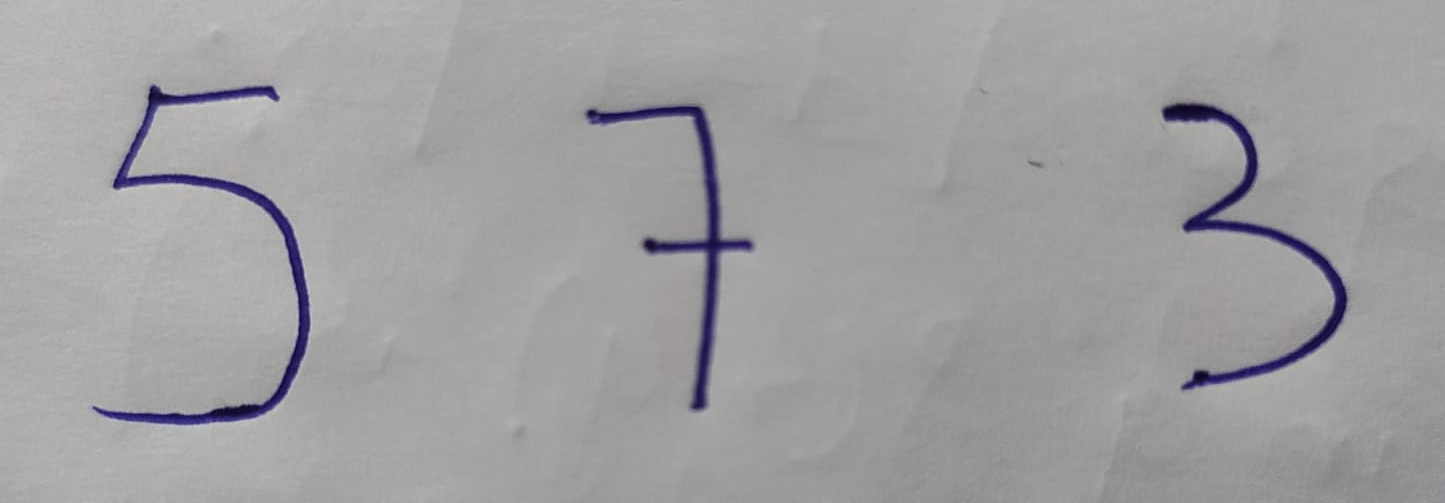
#> input picture 2.jpeg, 1445 x 503 px
$ jupyter execute --allow-errors Main2.ipynb
#> lines starting #> are read from the running program, lines starting #| are printed output that depends on the picture; after the words box and inside, x2 and y2 are one past the last pixel; in counts of white or black regions, pixels touching at a corner belong together
[cell 1]
import cv2
import imutils
from imutils import contours
import matplotlib.pyplot as plt
import matplotlib.image as mpimg
import numpy as np
from skimage import img_as_ubyte, img_as_uint
from skimage.color import rgb2gray
#from keras.models import load_model
import os
#import tensorflow as tf

[cell 2]
img_name = "2.jpeg"#input("Enter the image path")
img_name = os.path.normpath(img_name)
try :
    image = cv2.imread(img_name)
#> image is the input picture: shape (503, 1445, 3); mean B, G, R 161.3, 158.6, 160.4
except :
    print("Enter the correct output")
image = imutils.resize(image, width=1000)
#> image: shape (348, 1000, 3)

gray = cv2.cvtColor(image, cv2.COLOR_BGR2GRAY)
blurred = cv2.fastNlMeansDenoising(gray, (2, 6), 1)
edged = cv2.Canny(blurred, 1, 200, 255)
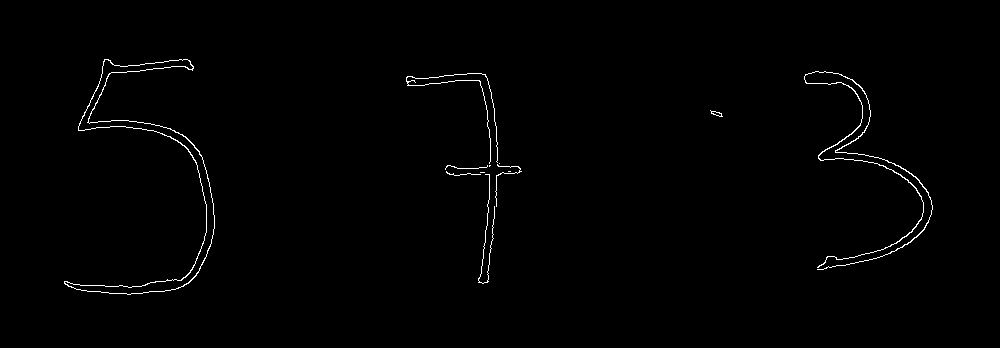
#> edged: shape (348, 1000); 0.82% white in thin lines or dots, all inside (x1, y1, x2, y2) = (64, 59, 933, 295)

#from  skimage import exposure
#contrast_enhanced_image = exposure.equalize_adapthist(blurred, clip_limit=0.03)


ret, thresh1 = cv2.threshold(gray, 0, 100, cv2.THRESH_OTSU | cv2.THRESH_BINARY_INV)
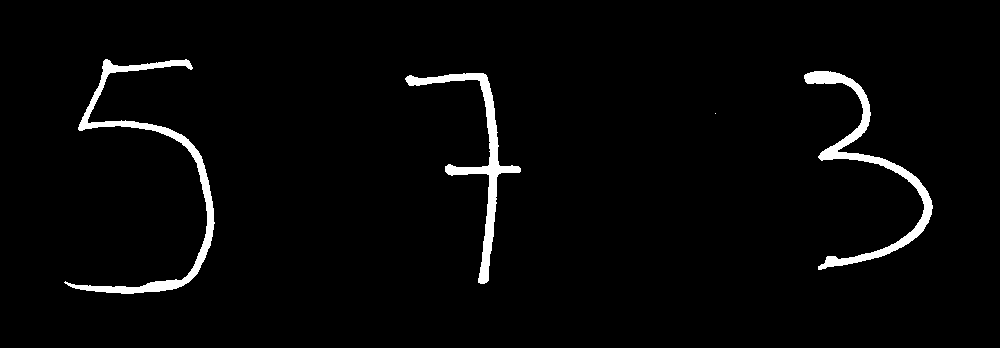
#> thresh1: shape (348, 1000); values 0 (black) and 100 (white), 2.8% white; 4 white regions (1 under 20 px), largest, box (x1, y1, x2, y2) and area: (64, 59, 215, 294) 3616, (804, 71, 933, 270) 3284, (405, 73, 521, 284) 2933
#> ret = 108

rect_kernel = np.ones((15, 15), np.uint8)
#rect_kernel = cv2.getStructuringElement(cv2.MORPH_RECT, (1, 1))

dilation = cv2.dilate(thresh1, rect_kernel, iterations = 4)
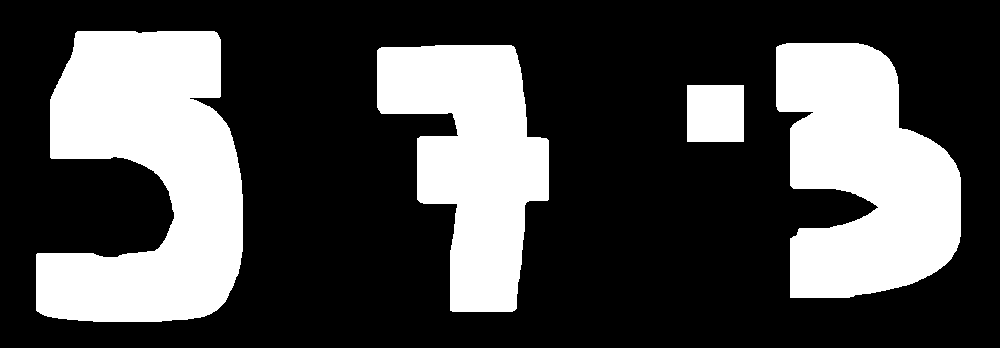
#> dilation: shape (348, 1000); values 0 (black) and 100 (white), 30.3% white; 4 white regions

contours, hierarchy = cv2.findContours(dilation,
            cv2.RETR_EXTERNAL, cv2.CHAIN_APPROX_NONE)
#> contours = 4 contours; box (x1, y1, x2, y2) and area: (36, 31, 243, 322) 40808, (776, 43, 961, 298) 32650, (377, 45, 549, 312) 27352, (687, 85, 744, 142) 3136

im2 = image.copy()
i = 0

splits = []

for cnt in contours:
    x, y, w, h = cv2.boundingRect(cnt)
    splits.append((x, y, w, h))
#> this loop made 4 passes
#> (x, y, w, h) on passes 1 to 4: (687, 85, 57, 57), (377, 45, 172, 267), (776, 43, 185, 255), (36, 31, 207, 291)
#> after the loop, splits = [(687, 85, 57, 57), (377, 45, 172, 267), (776, 43, 185, 255), (36, 31, 207, 291)]

splits.sort(key = lambda x: (x[0], x[1]))

# [14 lines of commented-out code are left out]

[cell 3]
#model = load_model('trained_model3.h5')

[cell 4]
string = []

for x, y, w, h in splits:

    height, width = max(h, w), max(h, w)

    # Drawing a rectangle on copied image
    # rect = cv2.rectangle(image, (x, y), (x + w, y + h), (0, 255, 0), 2)

    image = im2[y:y + h, x:x + w]

    #cv2.imwrite("recog_"+str(i)+".png", cropped)
    image = imutils.resize(image, height = 28, inter=cv2.INTER_CUBIC)
    image = imutils.resize(image, height=28, inter=cv2.INTER_NEAREST_EXACT)
    #image = cv2.bitwise_not(image)
    gray = cv2.cvtColor(image, cv2.COLOR_BGR2GRAY)
    #gray= cv2.bitwise_not(gray)

    img_gray = rgb2gray(gray)
    im_gray_u8 = img_as_ubyte(img_gray)
    im_gray_u16 = img_as_uint(img_gray)

    (thresh, im_binary) = cv2.threshold(im_gray_u8, 1, 100, cv2.THRESH_BINARY_INV | cv2.THRESH_OTSU)

    img_resized = cv2.resize(im_binary,(28,28), interpolation=cv2.INTER_NEAREST_EXACT)

    img = np.zeros((28, 28))
    img_resized = cv2.normalize(img_resized,
                        img, 0, 100, cv2.NORM_MINMAX)

    #im_gray_invert = 255 - img_resized

    #print(im_gray_invert)

    im_final = img_resized.reshape(1,28,28,1)

    #ans = model.predict(im_final)
    # print(ans)
    #ans = np.argmax(ans,axis=1)[0]
    plt.figure(figsize=(4, 4))
    plt.imshow(img_resized, interpolation = "nearest", cmap = plt.cm.gray_r)
    plt.xticks([])
    plt.yticks([])
#> this loop made 4 passes
#> (x, y, w, h, height, width, thresh) on passes 1 to 4: (36, 31, 207, 291, 291, 291, 102), (377, 45, 172, 267, 267, 267, 112), (687, 85, 57, 57, 57, 57, 140), (776, 43, 185, 255, 255, 255, 97)
#> pass 1, `image = im2[y:y + h, x:x + w]`:
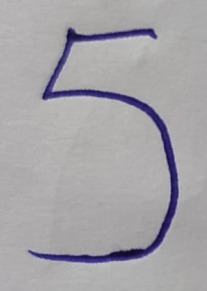
#> image: shape (291, 207, 3); mean B, G, R 167.9, 163.7, 165.6
#> pass 1, `img_resized = cv2.resize(im_binary,(28,28), interpolation=cv2.INTER_NE..`:
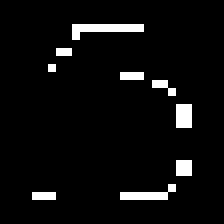
#> img_resized: shape (28, 28) (shown 8 times larger); values 0 (black) and 100 (white), 5% white in thin lines or dots, all inside (x1, y1, x2, y2) = (4, 3, 24, 25)
#> pass 2, `image = im2[y:y + h, x:x + w]`:
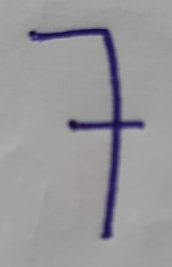
#> image: shape (267, 172, 3); mean B, G, R 155.1, 151, 153.2
#> after the loop:
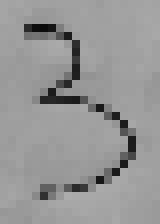
#> gray: shape (28, 20) (shown 8 times larger); min 11, max 172, mean 149.9
#> after the loop:
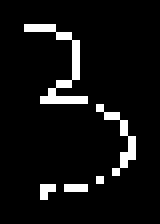
#> im_binary: shape (28, 20) (shown 8 times larger); values 0 (black) and 100 (white), 6.8% white in thin lines or dots, all inside (x1, y1, x2, y2) = (3, 3, 17, 25)
#> after the loop:
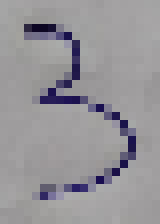
#> image: shape (28, 20, 3) (shown 8 times larger); mean B, G, R 153, 148.6, 150.7
    # plt.savefig("recog" + str(x))
    #string.append(ans)
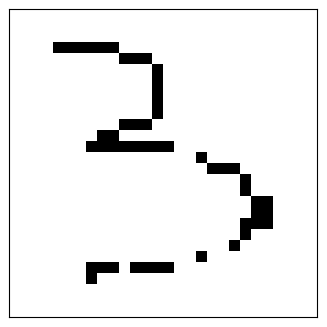
#> figure drawn by matplotlib, 1 panel

[cell 5]
print(string)

[cell 6]
from pydub import AudioSegment
from pydub.playback import play
import os.path

#> (the rest of this cell did not finish here and is left out)

[cell 7]
import time

for i in string :
    play(audio[i])
    print("play digit "+ str(i))
    time.sleep(0.5)

print("the given digit string contains ",*(string), sep = "")

$ run again, with 1.jpeg copied over 2.jpeg
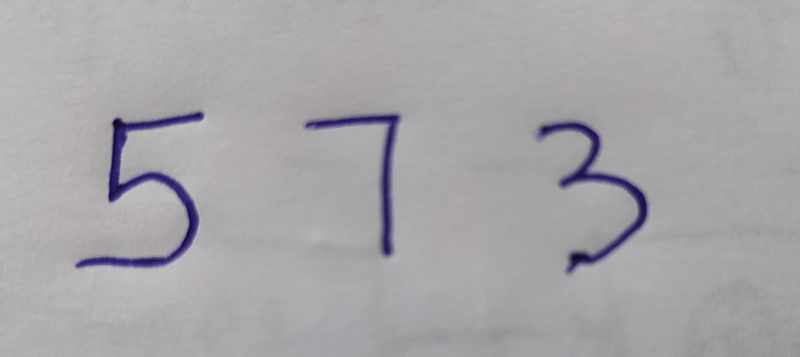
#> input picture 1.jpeg, 1600 x 713 px (shown at 1/2 size)
#> image is the input picture: shape (713, 1600, 3); mean B, G, R 168.4, 164.9, 167.2
#> `edged = cv2.Canny(blurred, 1, 200, 255)`:
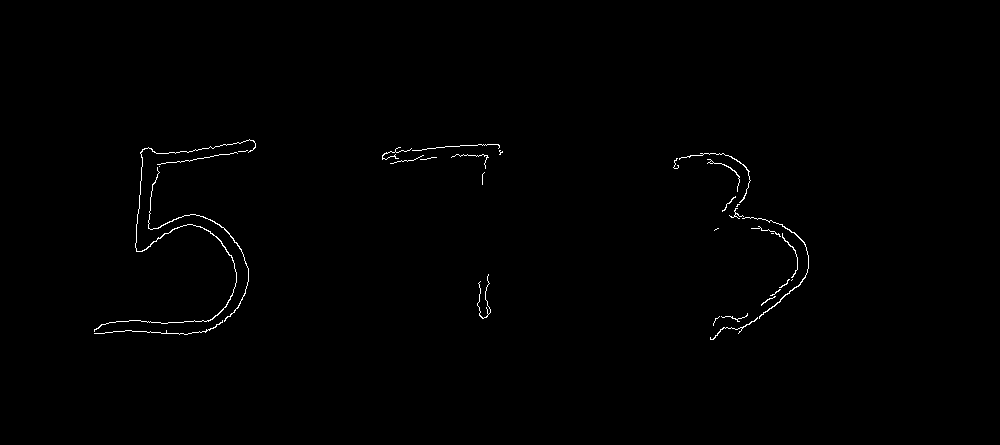
#> edged: shape (445, 1000); 0.51% white in thin lines or dots, all inside (x1, y1, x2, y2) = (94, 139, 809, 340)
#> thresh1: shape (445, 1000); values 0 (black) and 100 (white), 3% white; 3 white regions, box (x1, y1, x2, y2) and area: (95, 139, 255, 334) 5636, (672, 151, 810, 341) 4579, (381, 142, 500, 320) 3289
#> ret = 117
#> dilation: shape (445, 1000); values 0 (black) and 100 (white), 22.1% white; 3 white regions
#> contours = 3 contours; box (x1, y1, x2, y2) and area: (67, 111, 283, 362) 40778, (644, 123, 838, 369) 32817, (353, 114, 528, 348) 23494
#> the loop `for cnt in contours:` made 3 passes
#> (x, y, w, h) on passes 1 to 3: (644, 123, 194, 246), (353, 114, 175, 234), (67, 111, 216, 251)
#> after the loop `for cnt in contours:`: splits = [(644, 123, 194, 246), (353, 114, 175, 234), (67, 111, 216, 251)]
#> the loop `for x, y, w, h in splits: ` made 3 passes
#> (x, y, w, h, height, width, thresh) on passes 1 to 3: (67, 111, 216, 251, 251, 251, 118), (353, 114, 175, 234, 234, 234, 122), (644, 123, 194, 246, 246, 246, 116)
#> `[cell 4] string = []  for x, y, w, h in splits:  height, width = max(h..`:
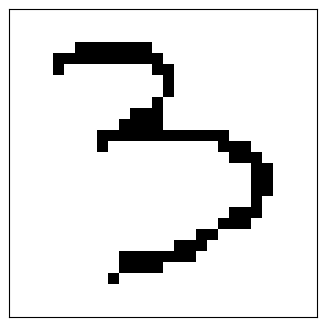
#> figure drawn by matplotlib, 1 panel

$ run again, with 3.jpeg copied over 2.jpeg
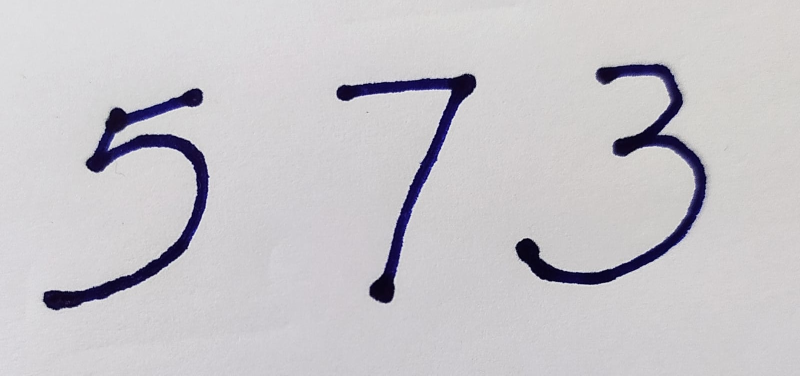
#> input picture 3.jpeg, 1600 x 751 px (shown at 1/2 size)
#> image is the input picture: shape (751, 1600, 3); mean B, G, R 201.2, 196.9, 199.1
#> edged: shape (469, 1000); 0.87% white in thin lines or dots, all inside (x1, y1, x2, y2) = (53, 79, 883, 388)
#> thresh1: shape (469, 1000); values 0 (black) and 100 (white), 5.6% white; 3 white regions, box (x1, y1, x2, y2) and area: (54, 110, 262, 388) 9714, (644, 80, 883, 356) 9498, (421, 92, 595, 379) 6922
#> ret = 116
#> dilation: shape (469, 1000); values 0 (black) and 100 (white), 32.2% white; 3 white regions
#> contours = 3 contours; box (x1, y1, x2, y2) and area: (616, 52, 911, 384) 55510, (26, 82, 290, 416) 52424, (393, 64, 623, 407) 41302
#> the loop `for cnt in contours:` made 3 passes
#> (x, y, w, h) on passes 1 to 3: (26, 82, 264, 334), (393, 64, 230, 343), (616, 52, 295, 332)
#> after the loop `for cnt in contours:`: splits = [(26, 82, 264, 334), (393, 64, 230, 343), (616, 52, 295, 332)]
#> the loop `for x, y, w, h in splits: ` made 3 passes
#> (x, y, w, h, height, width, thresh) on passes 1 to 3: (26, 82, 264, 334, 334, 334, 91), (393, 64, 230, 343, 343, 343, 88), (616, 52, 295, 332, 332, 332, 109)
#> `[cell 4] string = []  for x, y, w, h in splits:  height, width = max(h..`:
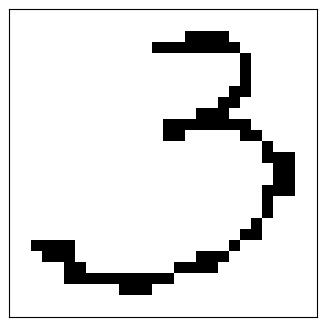
#> figure drawn by matplotlib, 1 panel
